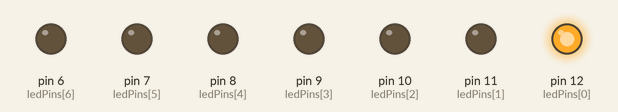
Recording of a sketch running on a simulated Arduino Uno, built with avr-gcc and run on an emulated ATmega328P. Parts: output pins drawn as LEDs (lit = HIGH).

Above: at 0.5 s.
At 1.1 s:
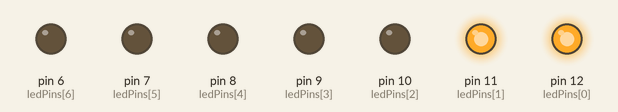
At 2.0 s:
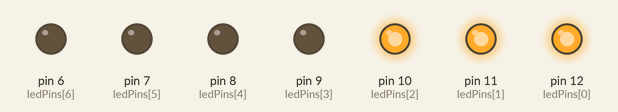
At 4.1 s:
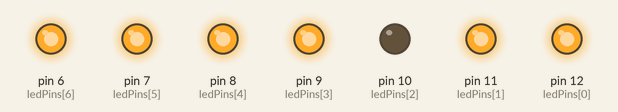
At 5.0 s:
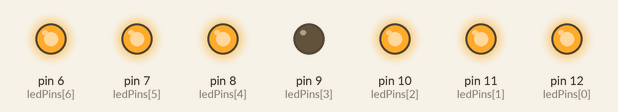
At 6.5 s:
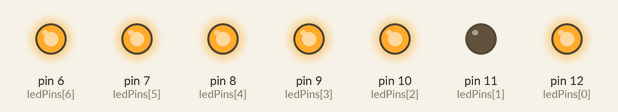
Timing chart, 0 to 6.9 s (numbered marks = the images above):
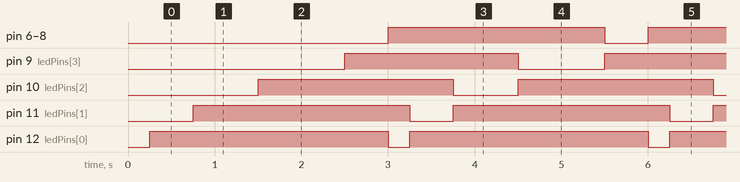

The sketch:

lab1_zad2.ino
```cpp
const int ledPins[]={12,11,10,9,8,7,6};
const unsigned long delayT[]={250,500,750,1000, 500};
void setup()
{
  for(int i=0; i<7; i++){
  	pinMode(ledPins[i], OUTPUT);
  }
}

void loop()
{
  for(int i=0; i<5; i++){
    if(i<4){
      digitalWrite(ledPins[i], LOW);
      delay(delayT[i]);
      digitalWrite(ledPins[i], HIGH);
    }
    else{
      for(int j=4;j<7;j++){
      	digitalWrite(ledPins[j], LOW);
      }
      delay(delayT[i]);
      for(int j=4;j<7;j++){
      	digitalWrite(ledPins[j], HIGH);
      }
    }
  }
}
```

Measured:
- by itself, pin 6 (ledPins[6]), pin 7 (ledPins[5]), pin 8 (ledPins[4]), pin 11 (ledPins[1]): alternates HIGH for 2.5 s and LOW for 0.50 s
- by itself, pin 9 (ledPins[3]): alternates HIGH for 2.0 s and LOW for 1.0 s
- by itself, pin 10 (ledPins[2]): alternates HIGH for 2.3 s and LOW for 0.75 s
- by itself, pin 12 (ledPins[0]): alternates HIGH for 2.8 s and LOW for 0.25 s
